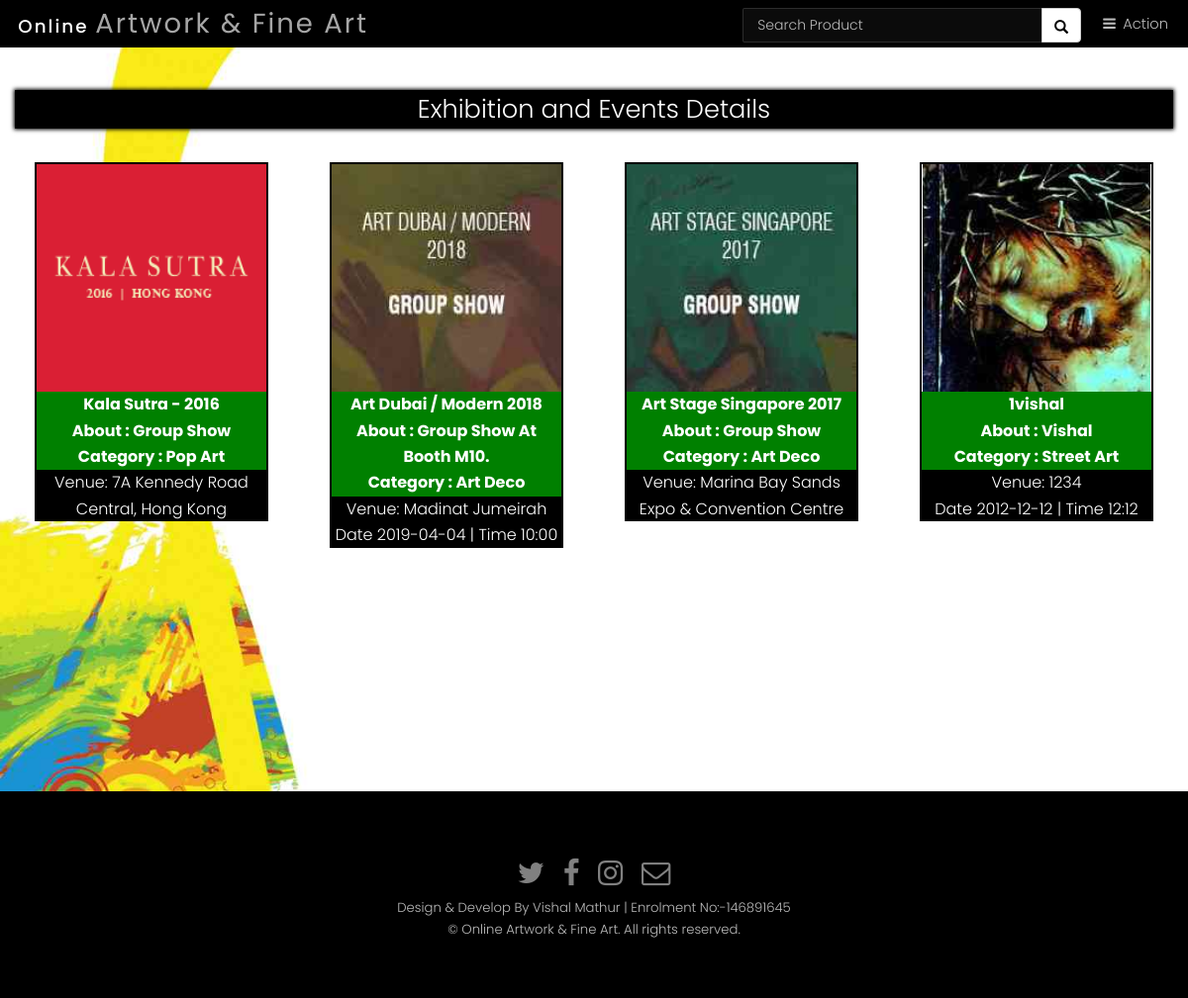
/customer/exhibitionevents.php, run on the app's committed database.
### tables this page shows
CREATE TABLE `exhibition_events` (
  `ex_id` int(100) NOT NULL,
  `event_name` varchar(100) NOT NULL,
  `event_about` varchar(500) NOT NULL,
  `event_category` varchar(100) NOT NULL,
  `event_venue` varchar(500) NOT NULL,
  `event_date` date NOT NULL,
  `event_time` varchar(500) NOT NULL,
  `event_photo` varchar(900) NOT NULL
);

### customer/exhibitionevents.php (the view, shortened to what this page needs)
<div class="back-img back-img1">
   <?php include("header/header.php");?>
   <div class="container-fluid" style="margin-top: 31px;" >
      <header class="align-center">
         <h2>Exhibition and Events Details</h2>
      </header>
   </div>
   <div class="container-fluid">
      <div class="row">
         <?php
                  $run=mysqli_query($con, "select * from  exhibition_events");
                if (mysqli_num_rows($run) >0){
              while($result=mysqli_fetch_array($run))
            {
              echo "
              <div class='col-md-3 col-sm-6 alllist productlist'>
                  <div style='border: 2px solid #000;margin: 20px;text-align: -webkit-center;'>
                       <div><img src='$result[7]' style='height:230px;' class='img-responsive'></div>
                      <div style='background:green;color:#fff;font-size:16px;font-weight:bold;' class='text-center text-capitalize'><span>
                  $result[1] <br/>  <span>
              About : $result[2]</span> <br/> Category : $result[3]</span></div><div class='product-des' style='background:#000;color:#fff;font-size: 16px;height:50px;overflow-y:hidden;' class='text-center'><span>
            Venue:  $result[4] <br/> Date $result[5] | Time $result[6]</span></div><div class='text-center'style='background:green;font-size: 20px;'>
              </div></div></div>";
            }
                }
            ?>
      </div>
   </div>
</div>
<?php include("../footer/footer.php"); ?>

### css/style.css (style rules this page uses)
body { font-family: 'Lato'; }
html, body, section { height: 100%; }
h2 { font-weight: 800; padding: 10px; border-bottom: 4px solid #000; }
.back-img { background: url(../img/banner0.jpg); background-repeat: no-repeat; background-size: cover; padding: 0px; position: relative; min-height: 100%; padding-top: 10%; margin-top: 0px; }
.back-img1 { padding: 5% 0; }
h2 { background-color: black !important; color: white !important; font-weight: 500; box-shadow: 0 0 4px 1px black; }

### assets/css/main.css (style rules this page uses)
html, body, div, span, applet, object, iframe, h1, h2, h3, h4, h5, h6, p, blockquote, pre, a, abbr, acronym, address, big, cite, code, del, dfn, em, img, ins, kbd, q, s, samp, small, strike, strong, sub, sup, tt, var, b, u, i, center, dl, dt, dd, ol, ul, li, fieldset, form, label, legend, table, caption, tbody, tfoot, thead, tr, th, td, article, aside, canvas, details, embed, figure, figcaption, footer, header, hgroup, menu, nav, output, ruby, section, summary, time, mark, audio, video { margin: 0; padding: 0; border: 0; font-size: 100%; font: inherit; vertical-align: baseline; }
article, aside, details, figcaption, figure, footer, header, hgroup, menu, nav, section { display: block; }
body { line-height: 1; }
body { -webkit-text-size-adjust: none; }
*, *:before, *:after { -moz-box-sizing: border-box; -webkit-box-sizing: border-box; box-sizing: border-box; }
.row { border-bottom: solid 1px transparent; -moz-box-sizing: border-box; -webkit-box-sizing: border-box; box-sizing: border-box; }
.row > * { float: left; -moz-box-sizing: border-box; -webkit-box-sizing: border-box; box-sizing: border-box; }
.row:after, .row:before { content: ''; display: block; clear: both; height: 0; }
.row > * { padding: 0 0 0 2rem; }
.row { margin: 0 0 -1px -2rem; }
@media screen and (max-width: 1680px) { .row > * { padding: 0 0 0 2rem; } }
@media screen and (max-width: 1680px) { .row { margin: 0 0 -1px -2rem; } }
@media screen and (max-width: 1280px) { .row > * { padding: 0 0 0 1.5rem; } }
@media screen and (max-width: 1280px) { .row { margin: 0 0 -1px -1.5rem; } }
body { -ms-overflow-style: scrollbar; }
body { background: #fff; }
html { font-size: 13pt; }
@media screen and (max-width: 1680px) { html { font-size: 11pt; } }
@media screen and (max-width: 1280px) { html { font-size: 11pt; } }
body { background-color: #fff; color: #444; }
body, input, select, textarea { font-family: "Poppins", sans-serif; font-weight: 300; font-size: 1rem; line-height: 1.65; }
h1, h2, h3, h4, h5, h6 { font-weight: 300; line-height: 1.5; margin: 0 0 1rem 0; }
h2 { font-size: 1.75rem; }
.align-center { text-align: center; }
h1, h2, h3, h4, h5, h6 { color: #555; }
.back-img { background-repeat: no-repeat !important; background-attachment: fixed !important; }
.productlist { height: 390px; }

### data on the page
exhibition_events: event_photo (picture), event_name "Kala Sutra - 2016", event_about "Group Show", event_category "Pop Art", event_venue "7A Kennedy Road Central, Hong Kong"
exhibition_events: event_photo (picture), event_name "Art Dubai / Modern 2018", event_about "Group Show At Booth M10.", event_category "Art Deco", event_venue "Madinat Jumeirah", event_date "2019-04-04", event_time "10:00"
exhibition_events: event_photo (picture), event_name "Art Stage Singapore 2017", event_about "Group Show", event_category "Art Deco", event_venue "Marina Bay Sands Expo & Convention Centre"
exhibition_events: event_photo (picture), event_name "1vishal", event_about "Vishal", event_category "Street Art", event_venue "1234", event_date "2012-12-12", event_time "12:12"
